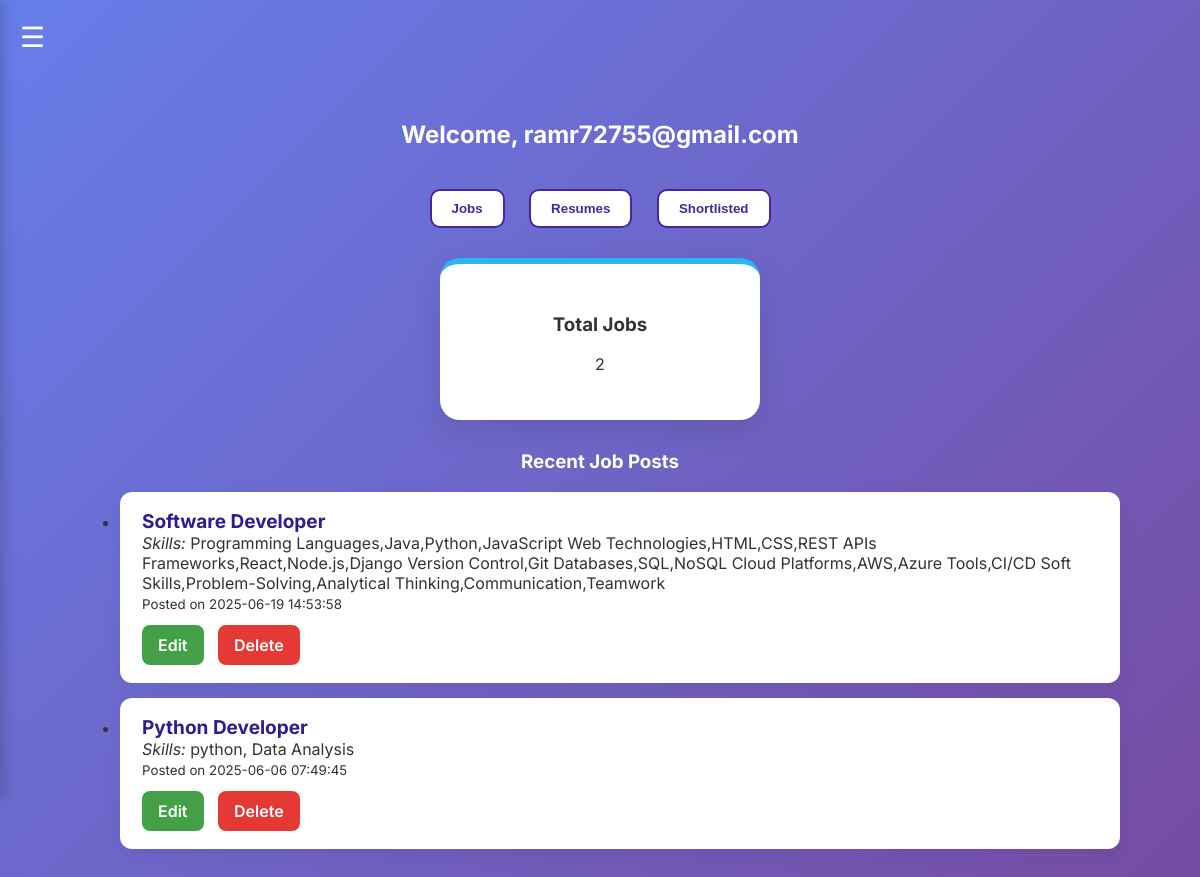
The app's page /dashboard (signed in) with its own data.
### tables this page shows
CREATE TABLE jobs (
        id INTEGER PRIMARY KEY AUTOINCREMENT,
        title TEXT NOT NULL,
        description TEXT NOT NULL,
        skills TEXT NOT NULL,
        posted_by TEXT NOT NULL,  -- email of the recruiter who posted
        created_at TIMESTAMP DEFAULT CURRENT_TIMESTAMP
    );

### app.py (the view)
@app.route('/dashboard')
def dashboard():
    if 'user' not in session:
        return redirect(url_for('login'))
    user_email = session['user']
    conn = get_db_connection()
    conn.row_factory = sqlite3.Row
    cursor = conn.cursor()
    cursor.execute("SELECT COUNT(*) FROM jobs")
    total_jobs = cursor.fetchone()[0]
    cursor.execute("SELECT COUNT(*) FROM resumes")
    total_resumes = cursor.fetchone()[0]
    cursor.execute("SELECT COUNT(*) FROM resumes WHERE shortlisted = 'yes'")
    shortlisted_count = cursor.fetchone()[0]
    cursor.execute("SELECT * FROM jobs ORDER BY created_at DESC LIMIT 5")
    recent_jobs = cursor.fetchall()
    cursor.execute("SELECT COUNT(*) FROM resumes WHERE shortlisted = 'yes'")
    shortlisted_count = cursor.fetchone()[0]
    conn.close()
    return render_template('dashboard.html',
                           user=user_email,
                           total_jobs=total_jobs,
                           total_resumes=total_resumes,
                           shortlisted_count=shortlisted_count,
                           recent_jobs=recent_jobs)

### app.py (called while the page is built)
def get_db_connection():
    conn = sqlite3.connect('database.db')
    conn.row_factory = sqlite3.Row
    return conn

### templates/dashboard.html (shortened to what this page needs)
<!DOCTYPE html>
<html lang="en">
<head>
  <head>
  <link rel="stylesheet" href="{{ url_for('static', filename='style.css') }}">
</head>
<body>
  <div class="hamburger" id="hamburger">&#9776;</div>
  <div class="content" id="content">
    <h2>Welcome, {{ user }}</h2>
    <div style="text-align: center;">
      <button class="stat-toggle" onclick="showStat('jobs')">Jobs</button>
      <button class="stat-toggle" onclick="showStat('resumes')">Resumes</button>
      <button class="stat-toggle" onclick="showStat('shortlisted')">Shortlisted</button>
    </div>
    <div id="stats-container">
      <div class="stat-card card-jobs" id="jobs">
        <h3>Total Jobs</h3>
        <p>{{ total_jobs }}</p>
      </div>
    </div>
    <h3 style="color: white; text-align: center;">Recent Job Posts</h3>
    {% if recent_jobs %}
    <ul class="job-list">
      {% for job in recent_jobs %}
      <li>
        <strong>{{ job['title'] }}</strong><br>
        <em>Skills:</em> {{ job['skills'] }}<br>
        <small>Posted on {{ job['created_at'] }}</small>
        <div class="btn-group">
          <a href="{{ url_for('edit_job', job_id=job['id']) }}" class="btn btn-edit">Edit</a>
          <a href="{{ url_for('delete_job', job_id=job['id']) }}" class="btn btn-delete"
            onclick="return confirm('Are you sure you want to delete this job?');">Delete</a>
        </div>
      </li>
      {% endfor %}
    </ul>
    {% else %}
    <p style="color: white; text-align: center;">No jobs posted yet.</p>
    {% endif %}
  </div>
</body>
</html>

### static/landing/style.css (style rules this page uses)
* { box-sizing: border-box; }
body, html { margin: 0; padding: 0; overflow-x: hidden; overflow-y: auto; font-family: 'Inter', sans-serif; background: black; min-height: 100vh; display: flex; flex-direction: column; }

### templates/dashboard.html (style rules this page uses)
body { margin: 0; font-family: 'Inter', sans-serif; background: linear-gradient(135deg, #667eea, #764ba2); color: #333; transition: all 0.3s ease-in-out; }
.topbar, .hamburger { position: fixed; z-index: 1000; }
.hamburger { top: 20px; left: 20px; font-size: 28px; color: white; cursor: pointer; }
.content { padding: 100px 30px 30px; max-width: 1100px; margin: auto; }
h2 { text-align: center; color: white; margin-bottom: 30px; font-weight: 700; }
.stat-toggle { padding: 10px 20px; margin: 10px 10px 30px; background-color: white; color: #4527a0; border: 2px solid #4527a0; border-radius: 10px; font-weight: 600; cursor: pointer; transition: all 0.3s ease; }
.stat-card { max-width: 320px; margin: 0 auto 30px; padding: 30px; background: white; border-radius: 20px; box-shadow: 0 10px 30px rgba(0, 0, 0, 0.1); text-align: center; animation: fade 0.4s ease; }
.card-jobs { border-top: 6px solid #29b6f6; }
.job-list li { background: white; border-radius: 12px; padding: 18px 22px; margin-bottom: 15px; box-shadow: 0 6px 18px rgba(0, 0, 0, 0.05); }
.job-list li strong { font-size: 19px; color: #311b92; }
.btn-group .btn { display: inline-block; padding: 10px 16px; border-radius: 8px; font-weight: 600; margin-top: 12px; margin-right: 10px; text-decoration: none; color: white; transition: transform 0.2s ease; }
.btn-edit { background-color: #43a047; }
.btn-delete { background-color: #e53935; }

### records on screen
jobs: title "Software Developer", skills "Programming Languages,Java,Python,JavaScript Web Technologies,HTML,CSS,REST APIs Frameworks,React,Node.js,Django Version Control,Git Databases,SQL,NoSQL Cloud Platforms,AWS,Azure Tools,CI/CD Soft Skills,Problem-Solving,Analytical Thinking,Communication,Teamwork", created_at "2025-06-19 14:53:58"
jobs: title "Python Developer", skills "python, Data Analysis", created_at "2025-06-06 07:49:45"

### other values on screen
{{ user }} "ramr72755@gmail.com"
{{ total_jobs }} "2"
